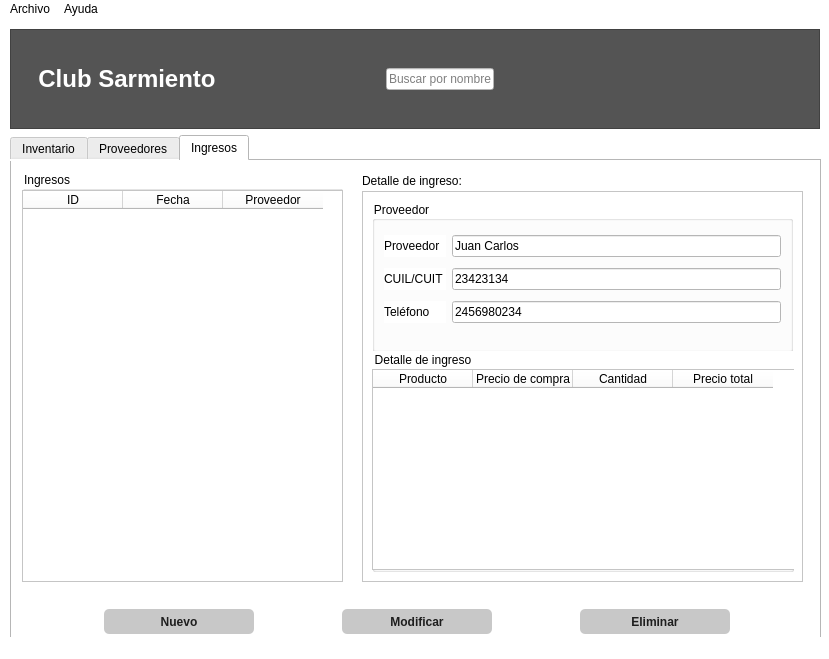
<?xml version="1.0" encoding="UTF-8"?>
<ui version="4.0">
 <class>MenuPrincipal</class>
 <widget class="QMainWindow" name="MenuPrincipal">
  <property name="geometry">
   <rect>
    <x>0</x>
    <y>0</y>
    <width>829</width>
    <height>659</height>
   </rect>
  </property>
  <property name="sizePolicy">
   <sizepolicy hsizetype="Fixed" vsizetype="Fixed">
    <horstretch>0</horstretch>
    <verstretch>0</verstretch>
   </sizepolicy>
  </property>
  <property name="windowTitle">
   <string>MainWindow</string>
  </property>
  <property name="styleSheet">
   <string notr="true">background-color: white;
</string>
  </property>
  <widget class="QWidget" name="centralwidget">
   <property name="sizePolicy">
    <sizepolicy hsizetype="Fixed" vsizetype="Fixed">
     <horstretch>0</horstretch>
     <verstretch>0</verstretch>
    </sizepolicy>
   </property>
   <widget class="QFrame" name="frame">
    <property name="geometry">
     <rect>
      <x>10</x>
      <y>10</y>
      <width>810</width>
      <height>100</height>
     </rect>
    </property>
    <property name="sizePolicy">
     <sizepolicy hsizetype="Fixed" vsizetype="Fixed">
      <horstretch>0</horstretch>
      <verstretch>0</verstretch>
     </sizepolicy>
    </property>
    <property name="styleSheet">
     <string notr="true">background-color: rgb(84, 84, 84)</string>
    </property>
    <property name="frameShape">
     <enum>QFrame::StyledPanel</enum>
    </property>
    <property name="frameShadow">
     <enum>QFrame::Raised</enum>
    </property>
    <layout class="QHBoxLayout" name="horizontalLayout_2">
     <item>
      <widget class="QLabel" name="escudoClub">
       <property name="maximumSize">
        <size>
         <width>70</width>
         <height>80</height>
        </size>
       </property>
       <property name="sizeIncrement">
        <size>
         <width>0</width>
         <height>0</height>
        </size>
       </property>
       <property name="font">
        <font>
         <pointsize>16</pointsize>
        </font>
       </property>
       <property name="styleSheet">
        <string notr="true"/>
       </property>
       <property name="text">
        <string/>
       </property>
       <property name="pixmap">
        <pixmap resource="Recursos.qrc">:/Logos/Escudo-Club.png</pixmap>
       </property>
       <property name="scaledContents">
        <bool>true</bool>
       </property>
      </widget>
     </item>
     <item>
      <widget class="QLabel" name="tituloTab">
       <property name="font">
        <font>
         <bold>false</bold>
         <kerning>false</kerning>
        </font>
       </property>
       <property name="styleSheet">
        <string notr="true"/>
       </property>
       <property name="text">
        <string>&lt;html&gt;&lt;head/&gt;&lt;body&gt;&lt;p align=&quot;center&quot;&gt;&lt;span style=&quot; font-size:18pt; font-weight:700; color:#ffffff;&quot;&gt;Club Sarmiento&lt;/span&gt;&lt;/p&gt;&lt;/body&gt;&lt;/html&gt;</string>
       </property>
      </widget>
     </item>
     <item>
      <spacer name="horizontalSpacer">
       <property name="orientation">
        <enum>Qt::Horizontal</enum>
       </property>
       <property name="sizeHint" stdset="0">
        <size>
         <width>40</width>
         <height>20</height>
        </size>
       </property>
      </spacer>
     </item>
     <item>
      <spacer name="horizontalSpacer_8">
       <property name="orientation">
        <enum>Qt::Horizontal</enum>
       </property>
       <property name="sizeHint" stdset="0">
        <size>
         <width>40</width>
         <height>20</height>
        </size>
       </property>
      </spacer>
     </item>
     <item>
      <widget class="QLabel" name="label">
       <property name="text">
        <string>&lt;html&gt;&lt;head/&gt;&lt;body&gt;&lt;p&gt;&lt;img src=&quot;:/Iconos/Lupa v2.png&quot;/&gt;&lt;/p&gt;&lt;/body&gt;&lt;/html&gt;</string>
       </property>
      </widget>
     </item>
     <item>
      <widget class="QLineEdit" name="barraBusqueda">
       <property name="styleSheet">
        <string notr="true">background-color: rgb(255, 255, 255);</string>
       </property>
       <property name="readOnly">
        <bool>false</bool>
       </property>
       <property name="placeholderText">
        <string>Buscar por nombre</string>
       </property>
      </widget>
     </item>
     <item>
      <spacer name="horizontalSpacer_7">
       <property name="orientation">
        <enum>Qt::Horizontal</enum>
       </property>
       <property name="sizeHint" stdset="0">
        <size>
         <width>40</width>
         <height>20</height>
        </size>
       </property>
      </spacer>
     </item>
     <item>
      <spacer name="horizontalSpacer_5">
       <property name="orientation">
        <enum>Qt::Horizontal</enum>
       </property>
       <property name="sizeHint" stdset="0">
        <size>
         <width>40</width>
         <height>20</height>
        </size>
       </property>
      </spacer>
     </item>
     <item>
      <spacer name="horizontalSpacer_6">
       <property name="orientation">
        <enum>Qt::Horizontal</enum>
       </property>
       <property name="sizeHint" stdset="0">
        <size>
         <width>40</width>
         <height>20</height>
        </size>
       </property>
      </spacer>
     </item>
     <item>
      <spacer name="horizontalSpacer_3">
       <property name="orientation">
        <enum>Qt::Horizontal</enum>
       </property>
       <property name="sizeHint" stdset="0">
        <size>
         <width>40</width>
         <height>20</height>
        </size>
       </property>
      </spacer>
     </item>
    </layout>
   </widget>
   <widget class="QTabWidget" name="tabWidget">
    <property name="geometry">
     <rect>
      <x>10</x>
      <y>116</y>
      <width>811</width>
      <height>511</height>
     </rect>
    </property>
    <property name="cursor">
     <cursorShape>ArrowCursor</cursorShape>
    </property>
    <property name="currentIndex">
     <number>2</number>
    </property>
    <widget class="QWidget" name="tabInventario">
     <attribute name="title">
      <string>Inventario</string>
     </attribute>
     <layout class="QVBoxLayout" name="verticalLayout_3">
      <item>
       <widget class="QTableWidget" name="tablaInventario">
        <property name="enabled">
         <bool>true</bool>
        </property>
        <property name="sizePolicy">
         <sizepolicy hsizetype="Expanding" vsizetype="Expanding">
          <horstretch>0</horstretch>
          <verstretch>0</verstretch>
         </sizepolicy>
        </property>
        <property name="styleSheet">
         <string notr="true">background-color: white;
color:black;</string>
        </property>
        <property name="frameShape">
         <enum>QFrame::Panel</enum>
        </property>
        <property name="frameShadow">
         <enum>QFrame::Plain</enum>
        </property>
        <property name="lineWidth">
         <number>1</number>
        </property>
        <property name="midLineWidth">
         <number>0</number>
        </property>
        <property name="horizontalScrollBarPolicy">
         <enum>Qt::ScrollBarAlwaysOff</enum>
        </property>
        <property name="autoScroll">
         <bool>false</bool>
        </property>
        <property name="editTriggers">
         <set>QAbstractItemView::NoEditTriggers</set>
        </property>
        <property name="alternatingRowColors">
         <bool>true</bool>
        </property>
        <property name="selectionMode">
         <enum>QAbstractItemView::SingleSelection</enum>
        </property>
        <property name="textElideMode">
         <enum>Qt::ElideMiddle</enum>
        </property>
        <property name="horizontalScrollMode">
         <enum>QAbstractItemView::ScrollPerItem</enum>
        </property>
        <property name="rowCount">
         <number>0</number>
        </property>
        <property name="columnCount">
         <number>7</number>
        </property>
        <attribute name="horizontalHeaderVisible">
         <bool>true</bool>
        </attribute>
        <attribute name="horizontalHeaderCascadingSectionResizes">
         <bool>false</bool>
        </attribute>
        <attribute name="horizontalHeaderMinimumSectionSize">
         <number>40</number>
        </attribute>
        <attribute name="horizontalHeaderDefaultSectionSize">
         <number>108</number>
        </attribute>
        <attribute name="horizontalHeaderShowSortIndicator" stdset="0">
         <bool>false</bool>
        </attribute>
        <attribute name="horizontalHeaderStretchLastSection">
         <bool>false</bool>
        </attribute>
        <attribute name="verticalHeaderDefaultSectionSize">
         <number>30</number>
        </attribute>
        <attribute name="verticalHeaderHighlightSections">
         <bool>true</bool>
        </attribute>
        <column>
         <property name="text">
          <string>ID</string>
         </property>
        </column>
        <column>
         <property name="text">
          <string>Nombre</string>
         </property>
        </column>
        <column>
         <property name="text">
          <string>Stock</string>
         </property>
        </column>
        <column>
         <property name="text">
          <string>Stock minimo</string>
         </property>
        </column>
        <column>
         <property name="text">
          <string>Precio unitario</string>
         </property>
        </column>
        <column>
         <property name="text">
          <string>Proveedor</string>
         </property>
        </column>
        <column>
         <property name="text">
          <string>Último ingreso</string>
         </property>
        </column>
       </widget>
      </item>
      <item>
       <layout class="QHBoxLayout" name="layoutBtnInventario">
        <item>
         <spacer name="horizontalSpacer_11">
          <property name="orientation">
           <enum>Qt::Horizontal</enum>
          </property>
          <property name="sizeHint" stdset="0">
           <size>
            <width>40</width>
            <height>20</height>
           </size>
          </property>
         </spacer>
        </item>
        <item>
         <spacer name="horizontalSpacer_9">
          <property name="orientation">
           <enum>Qt::Horizontal</enum>
          </property>
          <property name="sizeHint" stdset="0">
           <size>
            <width>40</width>
            <height>20</height>
           </size>
          </property>
         </spacer>
        </item>
        <item>
         <widget class="QPushButton" name="btnNuevoProveedor_3">
          <property name="sizePolicy">
           <sizepolicy hsizetype="Minimum" vsizetype="Fixed">
            <horstretch>0</horstretch>
            <verstretch>0</verstretch>
           </sizepolicy>
          </property>
          <property name="minimumSize">
           <size>
            <width>150</width>
            <height>0</height>
           </size>
          </property>
          <property name="font">
           <font>
            <pointsize>9</pointsize>
            <bold>true</bold>
           </font>
          </property>
          <property name="cursor">
           <cursorShape>PointingHandCursor</cursorShape>
          </property>
          <property name="styleSheet">
           <string notr="true">background-color: rgb(200, 200, 200);
color: rgb(30, 30, 30);
border-radius:5px;
height:25%;</string>
          </property>
          <property name="text">
           <string>Nuevo</string>
          </property>
         </widget>
        </item>
        <item>
         <spacer name="horizontalSpacer_2">
          <property name="orientation">
           <enum>Qt::Horizontal</enum>
          </property>
          <property name="sizeHint" stdset="0">
           <size>
            <width>40</width>
            <height>20</height>
           </size>
          </property>
         </spacer>
        </item>
        <item>
         <widget class="QPushButton" name="btnModProveedor_3">
          <property name="minimumSize">
           <size>
            <width>150</width>
            <height>0</height>
           </size>
          </property>
          <property name="font">
           <font>
            <pointsize>9</pointsize>
            <bold>true</bold>
           </font>
          </property>
          <property name="cursor">
           <cursorShape>PointingHandCursor</cursorShape>
          </property>
          <property name="styleSheet">
           <string notr="true">background-color: rgb(200, 200, 200);
color: rgb(0, 0, 0);
border-radius:5px;
height:25%;</string>
          </property>
          <property name="text">
           <string>Modificar</string>
          </property>
         </widget>
        </item>
        <item>
         <spacer name="horizontalSpacer_4">
          <property name="orientation">
           <enum>Qt::Horizontal</enum>
          </property>
          <property name="sizeHint" stdset="0">
           <size>
            <width>40</width>
            <height>20</height>
           </size>
          </property>
         </spacer>
        </item>
        <item>
         <widget class="QPushButton" name="btnElimProveedor_4">
          <property name="minimumSize">
           <size>
            <width>150</width>
            <height>0</height>
           </size>
          </property>
          <property name="font">
           <font>
            <pointsize>9</pointsize>
            <bold>true</bold>
            <kerning>false</kerning>
           </font>
          </property>
          <property name="cursor">
           <cursorShape>PointingHandCursor</cursorShape>
          </property>
          <property name="styleSheet">
           <string notr="true">background-color: rgb(200, 200, 200);
color: rgb(0, 0, 0);
border-radius:5px;
height:25%;</string>
          </property>
          <property name="text">
           <string>Eliminar</string>
          </property>
         </widget>
        </item>
        <item>
         <spacer name="horizontalSpacer_10">
          <property name="orientation">
           <enum>Qt::Horizontal</enum>
          </property>
          <property name="sizeHint" stdset="0">
           <size>
            <width>40</width>
            <height>20</height>
           </size>
          </property>
         </spacer>
        </item>
        <item>
         <spacer name="horizontalSpacer_12">
          <property name="orientation">
           <enum>Qt::Horizontal</enum>
          </property>
          <property name="sizeHint" stdset="0">
           <size>
            <width>40</width>
            <height>20</height>
           </size>
          </property>
         </spacer>
        </item>
       </layout>
      </item>
     </layout>
    </widget>
    <widget class="QWidget" name="tabProveedores">
     <attribute name="title">
      <string>Proveedores</string>
     </attribute>
     <widget class="QWidget" name="verticalLayoutWidget">
      <property name="geometry">
       <rect>
        <x>0</x>
        <y>0</y>
        <width>811</width>
        <height>441</height>
       </rect>
      </property>
      <layout class="QVBoxLayout" name="verticalLayout">
       <item>
        <widget class="QTableWidget" name="tablaProveedores">
         <property name="enabled">
          <bool>false</bool>
         </property>
         <property name="styleSheet">
          <string notr="true">background-color: white;
color:black;</string>
         </property>
         <property name="autoScroll">
          <bool>true</bool>
         </property>
         <property name="editTriggers">
          <set>QAbstractItemView::NoEditTriggers</set>
         </property>
         <property name="alternatingRowColors">
          <bool>true</bool>
         </property>
         <attribute name="horizontalHeaderVisible">
          <bool>true</bool>
         </attribute>
         <attribute name="horizontalHeaderCascadingSectionResizes">
          <bool>true</bool>
         </attribute>
         <attribute name="horizontalHeaderMinimumSectionSize">
          <number>0</number>
         </attribute>
         <attribute name="horizontalHeaderDefaultSectionSize">
          <number>131</number>
         </attribute>
         <attribute name="horizontalHeaderShowSortIndicator" stdset="0">
          <bool>false</bool>
         </attribute>
         <attribute name="horizontalHeaderStretchLastSection">
          <bool>false</bool>
         </attribute>
         <attribute name="verticalHeaderVisible">
          <bool>false</bool>
         </attribute>
         <attribute name="verticalHeaderCascadingSectionResizes">
          <bool>false</bool>
         </attribute>
         <attribute name="verticalHeaderMinimumSectionSize">
          <number>25</number>
         </attribute>
         <attribute name="verticalHeaderDefaultSectionSize">
          <number>30</number>
         </attribute>
         <attribute name="verticalHeaderHighlightSections">
          <bool>true</bool>
         </attribute>
         <attribute name="verticalHeaderShowSortIndicator" stdset="0">
          <bool>false</bool>
         </attribute>
         <attribute name="verticalHeaderStretchLastSection">
          <bool>false</bool>
         </attribute>
         <column>
          <property name="text">
           <string>CUIL/CUIT</string>
          </property>
         </column>
         <column>
          <property name="text">
           <string>Razón social</string>
          </property>
         </column>
         <column>
          <property name="text">
           <string>Teléfono</string>
          </property>
         </column>
         <column>
          <property name="text">
           <string>Correo electrónico</string>
          </property>
         </column>
         <column>
          <property name="text">
           <string>Dirección</string>
          </property>
         </column>
         <column>
          <property name="text">
           <string>Nota</string>
          </property>
         </column>
        </widget>
       </item>
       <item>
        <layout class="QHBoxLayout" name="layoutBtnProveedores">
         <property name="topMargin">
          <number>0</number>
         </property>
         <item>
          <spacer name="horizontalSpacer_13">
           <property name="orientation">
            <enum>Qt::Horizontal</enum>
           </property>
           <property name="sizeHint" stdset="0">
            <size>
             <width>40</width>
             <height>20</height>
            </size>
           </property>
          </spacer>
         </item>
         <item>
          <spacer name="horizontalSpacer_17">
           <property name="orientation">
            <enum>Qt::Horizontal</enum>
           </property>
           <property name="sizeHint" stdset="0">
            <size>
             <width>40</width>
             <height>20</height>
            </size>
           </property>
          </spacer>
         </item>
         <item>
          <widget class="QPushButton" name="btnNuevoProveedor">
           <property name="sizePolicy">
            <sizepolicy hsizetype="Minimum" vsizetype="Fixed">
             <horstretch>0</horstretch>
             <verstretch>0</verstretch>
            </sizepolicy>
           </property>
           <property name="minimumSize">
            <size>
             <width>150</width>
             <height>0</height>
            </size>
           </property>
           <property name="font">
            <font>
             <bold>true</bold>
            </font>
           </property>
           <property name="cursor">
            <cursorShape>PointingHandCursor</cursorShape>
           </property>
           <property name="styleSheet">
            <string notr="true">background-color: rgb(200, 200, 200);
color: rgb(30,30 ,30);
border-radius:5px;
height:25%;</string>
           </property>
           <property name="text">
            <string>Nuevo</string>
           </property>
          </widget>
         </item>
         <item>
          <spacer name="horizontalSpacer_14">
           <property name="orientation">
            <enum>Qt::Horizontal</enum>
           </property>
           <property name="sizeHint" stdset="0">
            <size>
             <width>40</width>
             <height>20</height>
            </size>
           </property>
          </spacer>
         </item>
         <item>
          <widget class="QPushButton" name="btnModProveedor">
           <property name="minimumSize">
            <size>
             <width>150</width>
             <height>0</height>
            </size>
           </property>
           <property name="font">
            <font>
             <bold>true</bold>
            </font>
           </property>
           <property name="cursor">
            <cursorShape>PointingHandCursor</cursorShape>
           </property>
           <property name="styleSheet">
            <string notr="true">background-color: rgb(200, 200, 200);
color: rgb(30, 30, 30);
border-radius:5px;
height:25%;</string>
           </property>
           <property name="text">
            <string>Modificar</string>
           </property>
          </widget>
         </item>
         <item>
          <spacer name="horizontalSpacer_15">
           <property name="orientation">
            <enum>Qt::Horizontal</enum>
           </property>
           <property name="sizeHint" stdset="0">
            <size>
             <width>40</width>
             <height>20</height>
            </size>
           </property>
          </spacer>
         </item>
         <item>
          <widget class="QPushButton" name="btnElimProveedor">
           <property name="minimumSize">
            <size>
             <width>150</width>
             <height>0</height>
            </size>
           </property>
           <property name="font">
            <font>
             <bold>true</bold>
            </font>
           </property>
           <property name="cursor">
            <cursorShape>PointingHandCursor</cursorShape>
           </property>
           <property name="styleSheet">
            <string notr="true">background-color: rgb(200, 200, 200);
color: rgb(30, 30, 30);
border-radius:5px;
height:25%;</string>
           </property>
           <property name="text">
            <string>Eliminar</string>
           </property>
          </widget>
         </item>
         <item>
          <spacer name="horizontalSpacer_18">
           <property name="orientation">
            <enum>Qt::Horizontal</enum>
           </property>
           <property name="sizeHint" stdset="0">
            <size>
             <width>40</width>
             <height>20</height>
            </size>
           </property>
          </spacer>
         </item>
         <item>
          <spacer name="horizontalSpacer_16">
           <property name="orientation">
            <enum>Qt::Horizontal</enum>
           </property>
           <property name="sizeHint" stdset="0">
            <size>
             <width>40</width>
             <height>20</height>
            </size>
           </property>
          </spacer>
         </item>
        </layout>
       </item>
      </layout>
     </widget>
    </widget>
    <widget class="QWidget" name="tabIngresos">
     <attribute name="title">
      <string>Ingresos</string>
     </attribute>
     <widget class="QFrame" name="frame">
      <property name="geometry">
       <rect>
        <x>350</x>
        <y>30</y>
        <width>441</width>
        <height>391</height>
       </rect>
      </property>
      <property name="sizePolicy">
       <sizepolicy hsizetype="Fixed" vsizetype="Fixed">
        <horstretch>0</horstretch>
        <verstretch>0</verstretch>
       </sizepolicy>
      </property>
      <property name="frameShape">
       <enum>QFrame::StyledPanel</enum>
      </property>
      <widget class="QGroupBox" name="groupBoxProveedor">
       <property name="enabled">
        <bool>false</bool>
       </property>
       <property name="geometry">
        <rect>
         <x>10</x>
         <y>10</y>
         <width>421</width>
         <height>151</height>
        </rect>
       </property>
       <property name="styleSheet">
        <string notr="true">color: rgb(0, 0, 0);
</string>
       </property>
       <property name="title">
        <string>Proveedor</string>
       </property>
       <property name="flat">
        <bool>false</bool>
       </property>
       <property name="checkable">
        <bool>false</bool>
       </property>
       <property name="checked">
        <bool>false</bool>
       </property>
       <layout class="QGridLayout" name="gridLayout">
        <item row="0" column="0">
         <widget class="QLabel" name="tagProveedor">
          <property name="text">
           <string>Proveedor</string>
          </property>
         </widget>
        </item>
        <item row="2" column="1">
         <widget class="QLineEdit" name="telefonoProveedor">
          <property name="text">
           <string>2456980234</string>
          </property>
         </widget>
        </item>
        <item row="1" column="1">
         <widget class="QLineEdit" name="cuilProveedor">
          <property name="styleSheet">
           <string notr="true">color: rgb(0, 0, 0);
</string>
          </property>
          <property name="text">
           <string>23423134</string>
          </property>
         </widget>
        </item>
        <item row="0" column="1">
         <widget class="QLineEdit" name="nombreProveedor">
          <property name="text">
           <string>Juan Carlos</string>
          </property>
         </widget>
        </item>
        <item row="1" column="0">
         <widget class="QLabel" name="tagCUIL">
          <property name="text">
           <string>CUIL/CUIT </string>
          </property>
         </widget>
        </item>
        <item row="2" column="0">
         <widget class="QLabel" name="tagTelefono">
          <property name="text">
           <string>Teléfono</string>
          </property>
         </widget>
        </item>
        <item row="3" column="1">
         <spacer name="verticalSpacer_2">
          <property name="orientation">
           <enum>Qt::Vertical</enum>
          </property>
          <property name="sizeType">
           <enum>QSizePolicy::Fixed</enum>
          </property>
          <property name="sizeHint" stdset="0">
           <size>
            <width>20</width>
            <height>10</height>
           </size>
          </property>
         </spacer>
        </item>
       </layout>
      </widget>
      <widget class="QGroupBox" name="groupBox_2">
       <property name="geometry">
        <rect>
         <x>10</x>
         <y>160</y>
         <width>422</width>
         <height>221</height>
        </rect>
       </property>
       <property name="title">
        <string>Detalle de ingreso</string>
       </property>
       <widget class="QTableWidget" name="tablaIngresosDetalle">
        <property name="enabled">
         <bool>true</bool>
        </property>
        <property name="geometry">
         <rect>
          <x>0</x>
          <y>18</y>
          <width>424</width>
          <height>201</height>
         </rect>
        </property>
        <property name="sizePolicy">
         <sizepolicy hsizetype="Preferred" vsizetype="Preferred">
          <horstretch>0</horstretch>
          <verstretch>0</verstretch>
         </sizepolicy>
        </property>
        <property name="minimumSize">
         <size>
          <width>424</width>
          <height>0</height>
         </size>
        </property>
        <property name="maximumSize">
         <size>
          <width>424</width>
          <height>16777215</height>
         </size>
        </property>
        <property name="mouseTracking">
         <bool>false</bool>
        </property>
        <property name="tabletTracking">
         <bool>false</bool>
        </property>
        <property name="layoutDirection">
         <enum>Qt::LeftToRight</enum>
        </property>
        <property name="sizeAdjustPolicy">
         <enum>QAbstractScrollArea::AdjustToContents</enum>
        </property>
        <property name="editTriggers">
         <set>QAbstractItemView::NoEditTriggers</set>
        </property>
        <property name="alternatingRowColors">
         <bool>true</bool>
        </property>
        <property name="wordWrap">
         <bool>false</bool>
        </property>
        <property name="cornerButtonEnabled">
         <bool>false</bool>
        </property>
        <attribute name="verticalHeaderVisible">
         <bool>false</bool>
        </attribute>
        <column>
         <property name="text">
          <string>Producto</string>
         </property>
        </column>
        <column>
         <property name="text">
          <string>Precio de compra</string>
         </property>
        </column>
        <column>
         <property name="text">
          <string>Cantidad</string>
         </property>
        </column>
        <column>
         <property name="text">
          <string>Precio total</string>
         </property>
        </column>
       </widget>
      </widget>
     </widget>
     <widget class="QWidget" name="widget" native="true">
      <property name="geometry">
       <rect>
        <x>10</x>
        <y>440</y>
        <width>790</width>
        <height>41</height>
       </rect>
      </property>
      <layout class="QHBoxLayout" name="horizontalLayout">
       <item>
        <spacer name="horizontalSpacer_21">
         <property name="orientation">
          <enum>Qt::Horizontal</enum>
         </property>
         <property name="sizeHint" stdset="0">
          <size>
           <width>40</width>
           <height>20</height>
          </size>
         </property>
        </spacer>
       </item>
       <item>
        <widget class="QPushButton" name="btnNuevoProveedor_2">
         <property name="sizePolicy">
          <sizepolicy hsizetype="Minimum" vsizetype="Fixed">
           <horstretch>0</horstretch>
           <verstretch>0</verstretch>
          </sizepolicy>
         </property>
         <property name="minimumSize">
          <size>
           <width>150</width>
           <height>0</height>
          </size>
         </property>
         <property name="font">
          <font>
           <bold>true</bold>
          </font>
         </property>
         <property name="cursor">
          <cursorShape>PointingHandCursor</cursorShape>
         </property>
         <property name="styleSheet">
          <string notr="true">background-color: rgb(200, 200, 200);
color: rgb(30, 30, 30);
border-radius:5px;
height:25%;</string>
         </property>
         <property name="text">
          <string>Nuevo</string>
         </property>
        </widget>
       </item>
       <item>
        <spacer name="horizontalSpacer_19">
         <property name="orientation">
          <enum>Qt::Horizontal</enum>
         </property>
         <property name="sizeHint" stdset="0">
          <size>
           <width>40</width>
           <height>20</height>
          </size>
         </property>
        </spacer>
       </item>
       <item>
        <widget class="QPushButton" name="btnModProveedor_2">
         <property name="minimumSize">
          <size>
           <width>150</width>
           <height>0</height>
          </size>
         </property>
         <property name="font">
          <font>
           <bold>true</bold>
          </font>
         </property>
         <property name="cursor">
          <cursorShape>PointingHandCursor</cursorShape>
         </property>
         <property name="styleSheet">
          <string notr="true">background-color: rgb(200, 200, 200);
color: rgb(30, 30, 30);
border-radius:5px;
height:25%;</string>
         </property>
         <property name="text">
          <string>Modificar</string>
         </property>
        </widget>
       </item>
       <item>
        <spacer name="horizontalSpacer_20">
         <property name="orientation">
          <enum>Qt::Horizontal</enum>
         </property>
         <property name="sizeHint" stdset="0">
          <size>
           <width>40</width>
           <height>20</height>
          </size>
         </property>
        </spacer>
       </item>
       <item>
        <widget class="QPushButton" name="btnElimProveedor_3">
         <property name="minimumSize">
          <size>
           <width>150</width>
           <height>0</height>
          </size>
         </property>
         <property name="font">
          <font>
           <bold>true</bold>
          </font>
         </property>
         <property name="cursor">
          <cursorShape>PointingHandCursor</cursorShape>
         </property>
         <property name="styleSheet">
          <string notr="true">background-color: rgb(200, 200, 200);
color: rgb(30, 30, 30);
border-radius:5px;
height:25%;</string>
         </property>
         <property name="text">
          <string>Eliminar</string>
         </property>
        </widget>
       </item>
       <item>
        <spacer name="horizontalSpacer_22">
         <property name="orientation">
          <enum>Qt::Horizontal</enum>
         </property>
         <property name="sizeHint" stdset="0">
          <size>
           <width>40</width>
           <height>20</height>
          </size>
         </property>
        </spacer>
       </item>
      </layout>
     </widget>
     <widget class="QGroupBox" name="groupBox_3">
      <property name="geometry">
       <rect>
        <x>10</x>
        <y>10</y>
        <width>321</width>
        <height>411</height>
       </rect>
      </property>
      <property name="title">
       <string>Ingresos</string>
      </property>
      <widget class="QTableWidget" name="tablaIngresos">
       <property name="enabled">
        <bool>true</bool>
       </property>
       <property name="geometry">
        <rect>
         <x>0</x>
         <y>19</y>
         <width>321</width>
         <height>392</height>
        </rect>
       </property>
       <property name="sizePolicy">
        <sizepolicy hsizetype="Preferred" vsizetype="Preferred">
         <horstretch>0</horstretch>
         <verstretch>0</verstretch>
        </sizepolicy>
       </property>
       <property name="minimumSize">
        <size>
         <width>0</width>
         <height>0</height>
        </size>
       </property>
       <property name="maximumSize">
        <size>
         <width>16777215</width>
         <height>16777215</height>
        </size>
       </property>
       <property name="baseSize">
        <size>
         <width>0</width>
         <height>0</height>
        </size>
       </property>
       <property name="contextMenuPolicy">
        <enum>Qt::DefaultContextMenu</enum>
       </property>
       <property name="styleSheet">
        <string notr="true">background-color: white;
color:black;</string>
       </property>
       <property name="horizontalScrollBarPolicy">
        <enum>Qt::ScrollBarAlwaysOff</enum>
       </property>
       <property name="sizeAdjustPolicy">
        <enum>QAbstractScrollArea::AdjustToContents</enum>
       </property>
       <property name="autoScroll">
        <bool>false</bool>
       </property>
       <property name="editTriggers">
        <set>QAbstractItemView::NoEditTriggers</set>
       </property>
       <property name="tabKeyNavigation">
        <bool>false</bool>
       </property>
       <property name="alternatingRowColors">
        <bool>true</bool>
       </property>
       <property name="showGrid">
        <bool>true</bool>
       </property>
       <property name="gridStyle">
        <enum>Qt::SolidLine</enum>
       </property>
       <property name="sortingEnabled">
        <bool>false</bool>
       </property>
       <property name="cornerButtonEnabled">
        <bool>true</bool>
       </property>
       <attribute name="horizontalHeaderVisible">
        <bool>true</bool>
       </attribute>
       <attribute name="horizontalHeaderCascadingSectionResizes">
        <bool>false</bool>
       </attribute>
       <attribute name="horizontalHeaderMinimumSectionSize">
        <number>20</number>
       </attribute>
       <attribute name="horizontalHeaderDefaultSectionSize">
        <number>100</number>
       </attribute>
       <attribute name="horizontalHeaderHighlightSections">
        <bool>true</bool>
       </attribute>
       <attribute name="horizontalHeaderShowSortIndicator" stdset="0">
        <bool>false</bool>
       </attribute>
       <attribute name="horizontalHeaderStretchLastSection">
        <bool>false</bool>
       </attribute>
       <attribute name="verticalHeaderVisible">
        <bool>false</bool>
       </attribute>
       <attribute name="verticalHeaderHighlightSections">
        <bool>true</bool>
       </attribute>
       <column>
        <property name="text">
         <string>ID</string>
        </property>
       </column>
       <column>
        <property name="text">
         <string>Fecha</string>
        </property>
       </column>
       <column>
        <property name="text">
         <string>Proveedor</string>
        </property>
       </column>
      </widget>
     </widget>
     <widget class="QLabel" name="label_4">
      <property name="geometry">
       <rect>
        <x>350</x>
        <y>12</y>
        <width>111</width>
        <height>16</height>
       </rect>
      </property>
      <property name="text">
       <string>Detalle de ingreso:</string>
      </property>
     </widget>
     <widget class="QPushButton" name="btnElimProveedor_2">
      <property name="geometry">
       <rect>
        <x>907</x>
        <y>440</y>
        <width>150</width>
        <height>24</height>
       </rect>
      </property>
      <property name="minimumSize">
       <size>
        <width>150</width>
        <height>0</height>
       </size>
      </property>
      <property name="styleSheet">
       <string notr="true">background-color: rgb(232, 0, 0);
color: rgb(255, 255, 255);</string>
      </property>
      <property name="text">
       <string>Eliminar</string>
      </property>
     </widget>
    </widget>
   </widget>
  </widget>
  <widget class="QStatusBar" name="statusbar"/>
  <widget class="QMenuBar" name="menubar">
   <property name="geometry">
    <rect>
     <x>0</x>
     <y>0</y>
     <width>829</width>
     <height>20</height>
    </rect>
   </property>
   <widget class="QMenu" name="menuArchivo">
    <property name="title">
     <string>Archivo</string>
    </property>
    <addaction name="actionExportar_como_PDF"/>
   </widget>
   <widget class="QMenu" name="menuAyuda">
    <property name="title">
     <string>Ayuda</string>
    </property>
    <addaction name="actionAcerca_de"/>
   </widget>
   <addaction name="menuArchivo"/>
   <addaction name="menuAyuda"/>
  </widget>
  <action name="actionAcerca_de">
   <property name="text">
    <string>Acerca de</string>
   </property>
  </action>
  <action name="actionExportar_como_PDF">
   <property name="text">
    <string>Exportar como PDF</string>
   </property>
  </action>
 </widget>
 <resources>
  <include location="Recursos.qrc"/>
 </resources>
 <connections/>
</ui>
